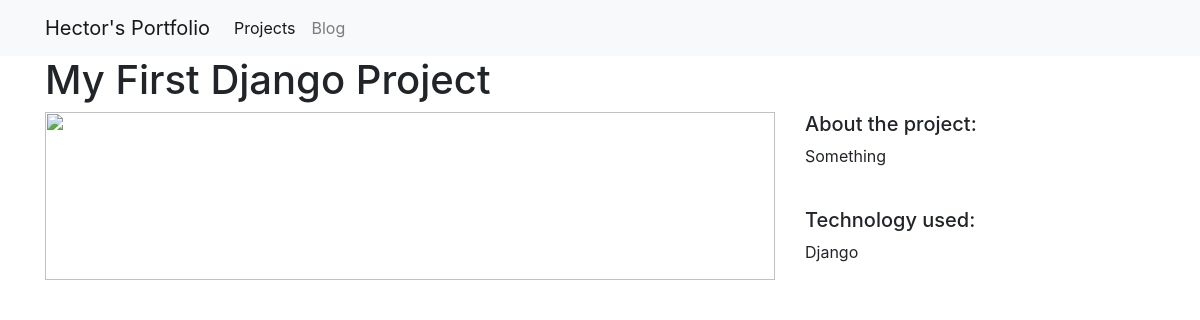
Screenshot of /projects/5/ with the database file from the repository.
### projects/models.py (models this page shows, shortened)
class Project(models.Model):
    path = "/home/uva/Projects/portfolio/projects/static/img"
    title = models.CharField(max_length=100)
    description = models.TextField()
    technology = models.CharField(max_length=20)
    image = models.FilePathField(path=os.path.relpath(path, os.curdir)) # this line gives me trouble when trying to see this table from django admin, when removed everything works fine

### projects/views.py (the view)
# urls.py: path("<int:pk>/", views.project_detail, name="project_detail"),
def project_detail(request, pk):
    project = Project.objects.get(pk=pk)
    context = {
        'project': project
    }
    return render(request, 'project_detail.html', context)

### projects/templates/project_detail.html
{% extends "base.html" %}
{% load static %}
{% block page_content %}
<h1>{{ project.title }}</h1>
<div class="row">
    <div class="col-md-8">
        <img src="{% static 'img/project1.png' %}" alt="" width="100%"  >
    </div>
    <div class="col-md-4">
        <h5>About the project:</h5>
        <p>{{ project.description }}</p>
        <br>
        <h5>Technology used:</h5>
        <p>{{ project.technology }}</p>
    </div>
</div>
{% endblock %}

### rows the page displays
Project: title "My First Django Project", description "Something", technology "Django"
